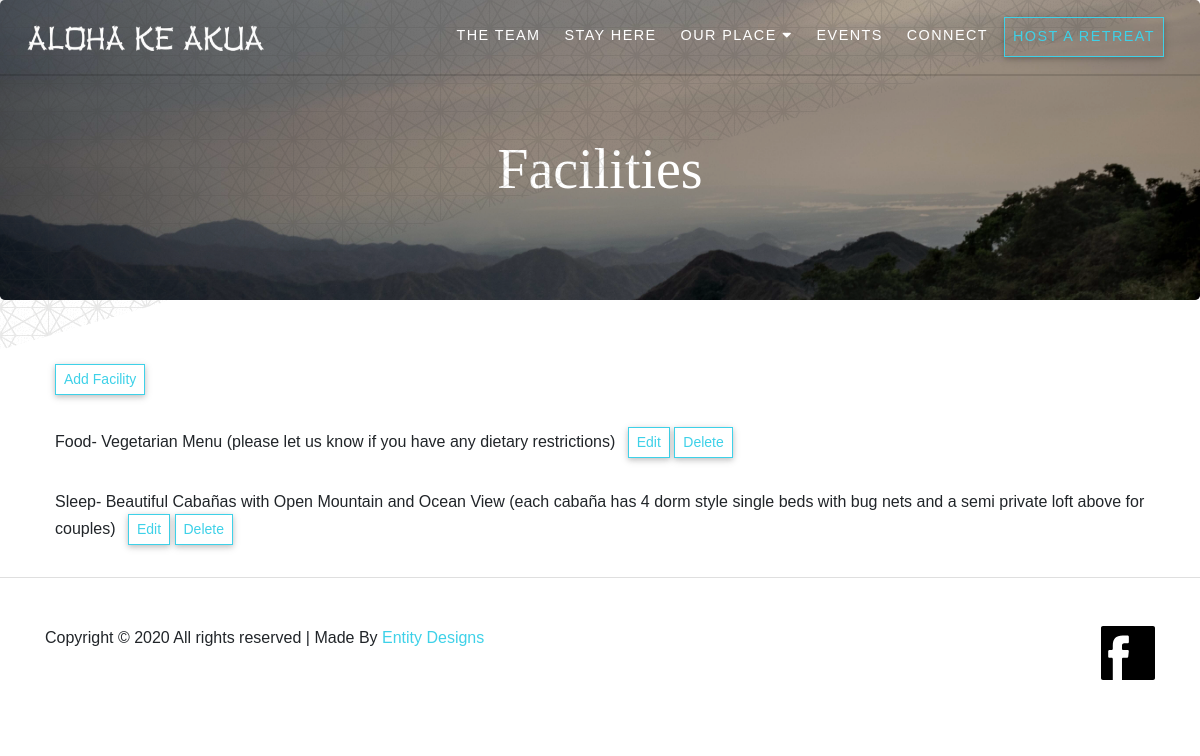
/retreats/facilities/ (signed in), run on an earlier commit of the app's database.
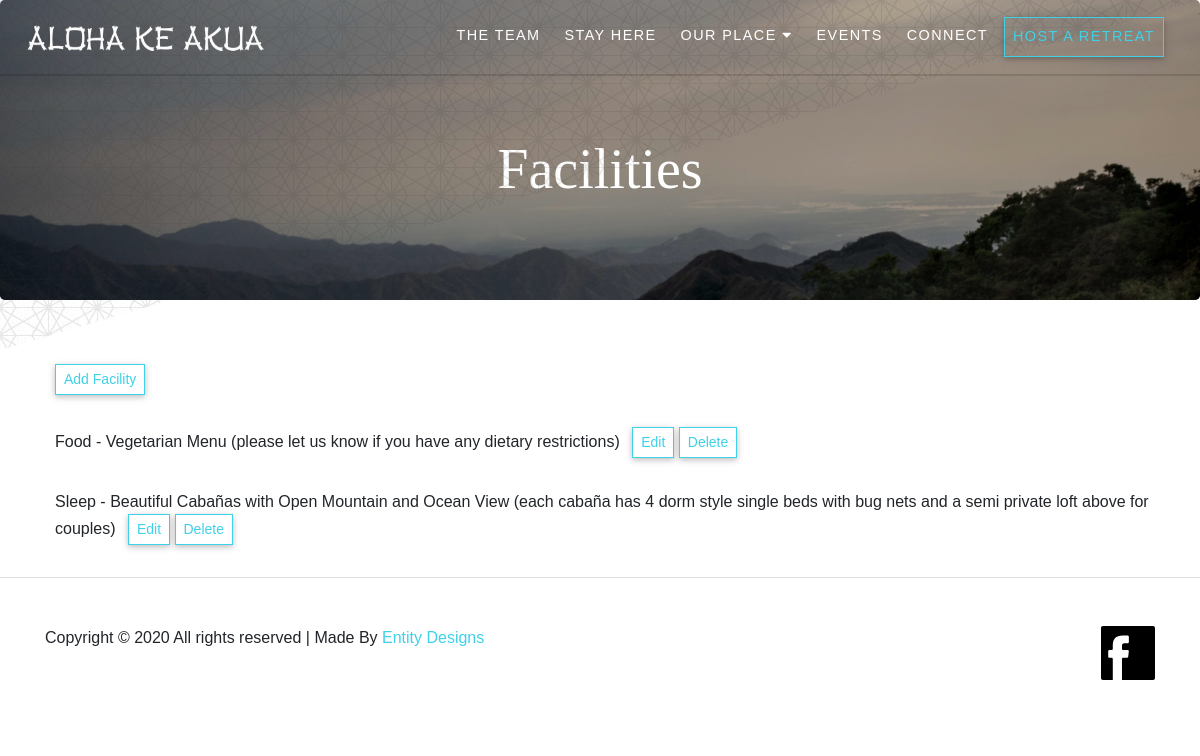
And on a later commit of the database.
### retreats/models.py (models this page shows, shortened)
class Facility(models.Model):
    name = models.CharField(max_length=500)

### retreats/views.py (the view)
# urls.py: path('facilities/', views.FacilityList.as_view(), name='facilities'),
class FacilityList(LoginRequiredMixin, generic.ListView):
    model = Facility

### retreats/templates/retreats/facility_list.html (shortened to what this page needs)
{% extends "base_generic.html" %}
{% block content %}
<section id="retreat-header"
    class="jumbotron text-center d-flex flex-column justify-content-center align-items-center mb-0 header-mobile">
    <h2 class="display-4 mt-5">Facilities
    </h2>
</section>
<section id="content" class="d-flex flex-column text-md-left text-center pt-5">
    <div class="container-fluid retreat">
        <ul>
            <a href="{% url "facility_create" %}" class="btn rounded-0 btn-sm my-3" id="btn-custom">Add Facility</a>
            {% if facility_list %}
            {% for facility in facility_list %}
            <li class="py-3">{{ facility.name }}
                <a href="{% url "facility_update" facility.pk %}" class="btn rounded-0 btn-sm ml-2" id="btn-custom">Edit</a>
                <a href="{% url "facility_delete" facility.pk %}" class="btn rounded-0 btn-sm" id="btn-custom">Delete</a>
            </li>
            {% endfor %}
            {% endif %}
        </ul>
    </div>
</section>
{% endblock %}

What changed in the data, as far as the page shows it:
changed Facility: name "Food- Vegetarian Menu (please let us know if you have any dietary restrictions)" → "Food - Vegetarian Menu (please let us know if you have any dietary restrictions)"
changed Facility: name "Sleep- Beautiful Cabañas with Open Mountain and Ocean View (each cabaña has 4 dorm style single beds with bug nets and a semi private loft above for couples)" → "Sleep - Beautiful Cabañas with Open Mountain and Ocean View (each cabaña has 4 dorm style single beds with bug nets and a semi private loft above for couples)"
